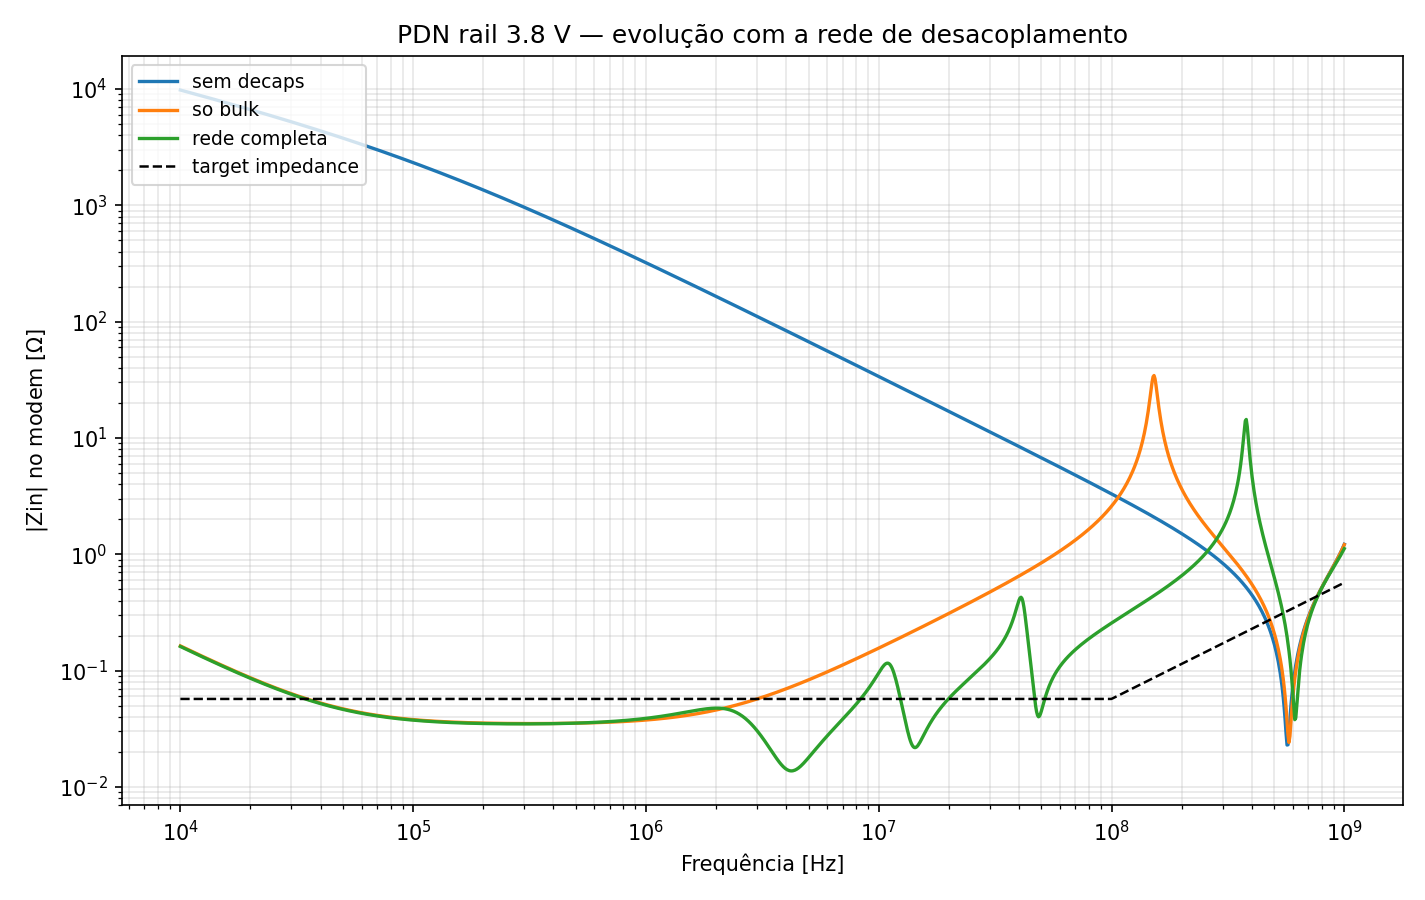

The Python source for this figure:
"""Demo Fase 2: PDN do rail 3.8 V de um modem estilo BG95.

Cenário: placa 60 x 40 mm (classe Eagle_tracker), par de planos
PWR/GND com 0.2 mm de separação. O modem em burst GSM demanda ~2 A;
ripple permitido 3% de 3.8 V -> Zt = 57 mohm, plano até o joelho
(t_rise ~ 10 us do perfil de burst -> f_knee ~ 35 kHz para o envelope;
o conteúdo de chaveamento vai bem além, então mantemos Zt plano até
100 MHz como visão conservadora).

Compara o rail sem decaps, com bulk apenas, e com a rede completa.
Uso: python em_suite/examples/pdn_rail_bg95.py
"""

import sys
from pathlib import Path

import numpy as np
import matplotlib
matplotlib.use('Agg')
import matplotlib.pyplot as plt

HERE = Path(__file__).resolve().parent
sys.path.insert(0, str(HERE.parents[1] / 'em_suite'))
from pdn import planes, network, target
from pdn.capacitor import Decap

# --- placa e portas -------------------------------------------------------
A, B, D = 60e-3, 40e-3, 0.2e-3
EPS_R, TAN_D = 4.4, 0.02

P_MODEM = (15e-3, 20e-3)          # pinos VBAT do modem
P_BULK = (20e-3, 15e-3)           # bulk perto do modem
P_C1 = (13e-3, 24e-3)             # ceramicos ao redor
P_C2 = (18e-3, 25e-3)
P_C3 = (22e-3, 20e-3)
PORTS = [P_MODEM, P_BULK, P_C1, P_C2, P_C3]

# --- rede de desacoplamento ----------------------------------------------
BULK = Decap(c=100e-6, esr=35e-3, esl=1.4e-9, l_mnt=0.8e-9,
             name='bulk 100 uF')
C100N = Decap(c=100e-9, esr=20e-3, esl=0.6e-9, l_mnt=0.5e-9,
              name='100 nF 0402')
C1U = Decap(c=1e-6, esr=15e-3, esl=0.8e-9, l_mnt=0.5e-9,
            name='1 uF 0603')
C10N = Decap(c=10e-9, esr=30e-3, esl=0.5e-9, l_mnt=0.4e-9,
             name='10 nF 0402')

# --- target ----------------------------------------------------------------
V_RAIL, RIPPLE, DI = 3.8, 0.03, 2.0
F = np.logspace(4, 9, 1200)       # 10 kHz a 1 GHz
ZT = target.target_profile(F, V_RAIL, RIPPLE, DI, f_knee=100e6)


def main():
    zmat = planes.z_matrix(F, A, B, D, EPS_R, TAN_D, PORTS, n_modes=40)

    cenarios = {
        'sem decaps': {},
        'so bulk': {1: BULK},
        'rede completa': {1: BULK, 2: C1U, 3: C100N, 4: C10N},
    }

    fig, ax = plt.subplots(figsize=(9.5, 6))
    report = ['# Demo — PDN do rail 3.8 V (burst GSM 2 A, estilo BG95)\n',
              f'Placa {A*1e3:.0f} x {B*1e3:.0f} mm, planos com '
              f'd = {D*1e3:.1f} mm; Zt = {ZT[0]*1e3:.0f} mohm '
              f'(plano ate 100 MHz, +20 dB/dec acima).\n']

    for nome, caps in cenarios.items():
        zin = network.z_in(F, zmat, 0, caps)
        ax.loglog(F, np.abs(zin), label=nome, lw=1.6)
        viols = target.violations(F, np.abs(zin), ZT)
        report.append(f'## {nome}')
        if not viols:
            report.append('- atende Zt em toda a banda\n')
        else:
            for f0v, f1v, ratio in viols:
                report.append(
                    f'- VIOLA Zt de {f0v/1e6:.3g} MHz a {f1v/1e6:.3g} MHz '
                    f'(pior: {ratio:.1f}x)')
            report.append('')

    ax.loglog(F, ZT, 'k--', lw=1.2, label='target impedance')
    ax.set_xlabel('Frequência [Hz]')
    ax.set_ylabel('|Zin| no modem [$\\Omega$]')
    ax.set_title('PDN rail 3.8 V — evolução com a rede de desacoplamento')
    ax.grid(True, which='both', alpha=0.3)
    ax.legend(loc='upper left', fontsize=9)
    fig.tight_layout()
    fig.savefig(HERE / 'pdn_rail_bg95.png', dpi=150)
    (HERE / 'pdn_rail_bg95.md').write_text('\n'.join(report),
                                           encoding='utf-8')
    print('\n'.join(report))
    print(f'\nGráfico: {HERE / "pdn_rail_bg95.png"}')


if __name__ == '__main__':
    main()
